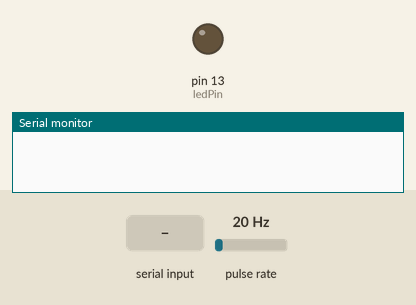
This sketch was run on a simulated Arduino Uno, built with avr-gcc and run on an emulated ATmega328P. Shown: output pins drawn as LEDs (lit = HIGH), the last lines printed to the serial monitor. Wiring (inferred from the names in the program): pulse sensor: data pin 2. The inputs (shaded band) are chosen by the test bench; at power-on: pulse rate 20 Hz.

Above: at 1.2 s.
1.3 s: "w\n" received over Serial
2.8 s: byte 102 ('f') received over Serial
4.3 s: byte 116 ('t') received over Serial
At 7.0 s:
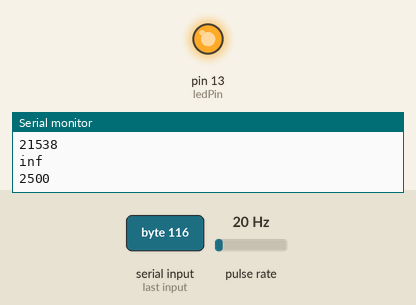
Timing chart, 0 to 13.3 s (numbered marks = the images above; inputs shaded):
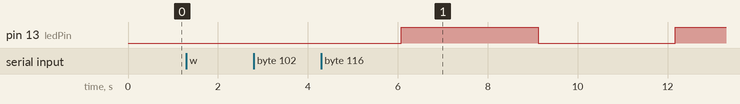

The sketch:

analogQueryTW.pde
```cpp
/////////////// pin declarations ////////////////////////
int inPin = 0;
const int sensorInterruptPin = 2;
const int ledPin = 13;
///////////////////////////////////////////////////////////

/////////////// declare data array, its length, and indexing variable//////////////
volatile unsigned long i;//counting variable
double fr; //Water flowrate in gpm
volatile unsigned int led; //led toggle variable
volatile unsigned long time ; 	// sensing input buffer of periods in microseconds
volatile unsigned long now, then; //hold clock values between sensing interrupts
////////////////////////////////////////////////////////////////////////////////////

//:::::::::::::::::::::: INTERRUPTS:::::::::::::::::::::::::::::::::::::::::::::::::::::::::::

void sensingInterruptHandler(){
  // when the pulse from water, record the time since the last spike
  noInterrupts();
  now = micros();
  if(now>then+3000000){
    time = now-then;
    then = now;
  if(led==1)
    {
      digitalWrite(ledPin, HIGH);   // sets the LED on
      led = 0;
    }
    else
    {
       digitalWrite(ledPin, LOW);    // sets the LED off
       led = 1;
    }
  }
  interrupts();
}

void setup() {
  // initialize serial communication:
  Serial.begin(9600);
  // initialize the LED pins:
  then = micros();
  pinMode(sensorInterruptPin,INPUT);
  attachInterrupt(0, sensingInterruptHandler, FALLING);
  pinMode(ledPin, OUTPUT);
  analogReference(DEFAULT);
}


void loop() {
  if (Serial.available() > 0) {
    int inByte = Serial.read();

    switch (inByte) {
    case 'w':
    case 'W':
      for(int i = 3;i<6;i++){
        Serial.print(map(analogRead(i),0,1024,0,1024));
        Serial.print("  ");
      }
      Serial.print('\n');
      break;

    case 'f':
    case 'F':
      fr = (1.0/time)*60000000;
      Serial.print(fr);
      Serial.print('\n');
      break;

    case 't':
    case 'T':
        Serial.print(map(analogRead(0),0,1024,0,5000));
        Serial.print("  ");
      Serial.print('\n');
      break;

    default:
      Serial.println('bad command: valid strings are "t" and "T"');
      break;

    }
  }
  delay(10);
}
```

analogQueryTW.cpp
```cpp
/////////////// pin declarations ////////////////////////
#include "WProgram.h"
void sensingInterruptHandler();
void setup();
void loop();
int inPin = 0;
const int sensorInterruptPin = 2;
const int ledPin = 13;
///////////////////////////////////////////////////////////

/////////////// declare data array, its length, and indexing variable//////////////
volatile unsigned long i;//counting variable
double fr; //Water flowrate in gpm
volatile unsigned int led; //led toggle variable
volatile unsigned long time ; 	// sensing input buffer of periods in microseconds
volatile unsigned long now, then; //hold clock values between sensing interrupts
////////////////////////////////////////////////////////////////////////////////////

//:::::::::::::::::::::: INTERRUPTS:::::::::::::::::::::::::::::::::::::::::::::::::::::::::::

void sensingInterruptHandler(){
  // when the pulse from water, record the time since the last spike
  noInterrupts();
  now = micros();
  if(now>then+3000000){
    time = now-then;
    then = now;
  if(led==1)
    {
      digitalWrite(ledPin, HIGH);   // sets the LED on
      led = 0;
    }
    else
    {
       digitalWrite(ledPin, LOW);    // sets the LED off
       led = 1;
    }
  }
  interrupts();
}

void setup() {
  // initialize serial communication:
  Serial.begin(9600);
  // initialize the LED pins:
  then = micros();
  pinMode(sensorInterruptPin,INPUT);
  attachInterrupt(0, sensingInterruptHandler, FALLING);
  pinMode(ledPin, OUTPUT);
  analogReference(DEFAULT);
}


void loop() {
  if (Serial.available() > 0) {
    int inByte = Serial.read();

    switch (inByte) {
    case 'w':
    case 'W':
      for(int i = 3;i<6;i++){
        Serial.print(map(analogRead(i),0,1024,0,1024));
        Serial.print("  ");
      }
      Serial.print('\n');
      break;

    case 'f':
    case 'F':
      fr = (1.0/time)*60000000;
      Serial.print(fr);
      Serial.print('\n');
      break;

    case 't':
    case 'T':
        Serial.print(map(analogRead(0),0,1024,0,5000));
        Serial.print("  ");
      Serial.print('\n');
      break;

    default:
      Serial.println('bad command: valid strings are "t" and "T"');
      break;

    }
  }
  delay(10);
}


int main(void)
{
	init();

	setup();

	for (;;)
		loop();

	return 0;
}
```
